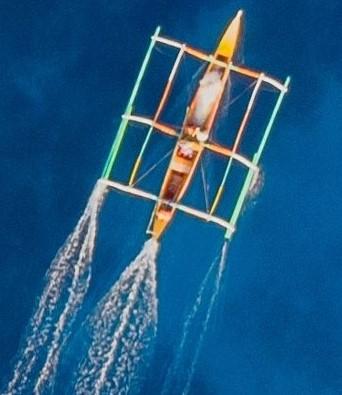
#> input picture Session 2/Photos/boat.jpg, 342 x 395 px, found by its file name
$ python 'Session 2.py'
#> lines starting #> are read from the running program, lines starting #| are printed output that depends on the picture
import cv2

##################################################\

boat = cv2.imread(r"Photos\boat.jpg")
#> boat is the input picture: shape (395, 342, 3); mean B, G, R 130.6, 88.5, 29.9
red = cv2.imread("Photos/RED.png")
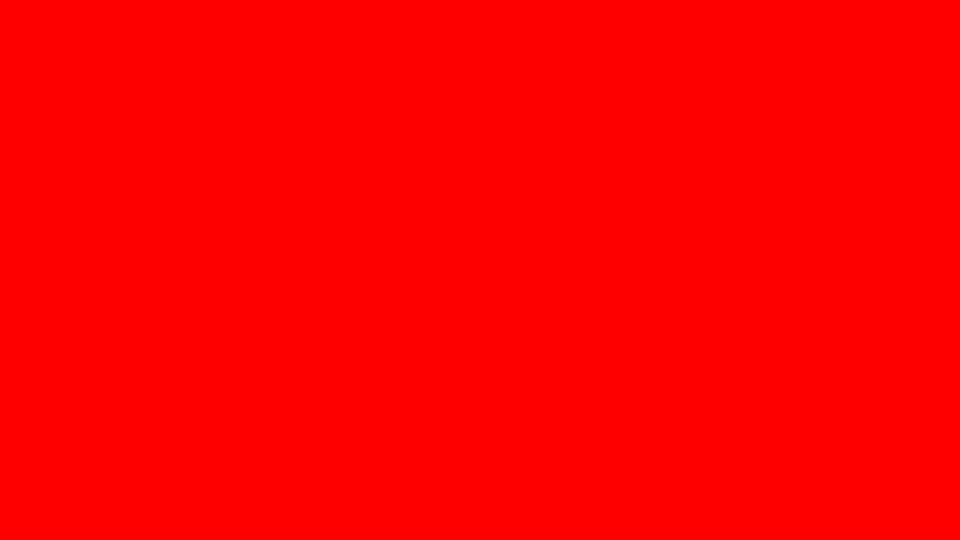
#> input picture Session 2/Photos/RED.png, 1920 x 1080 px (shown at 1/2 size)
#> red is the input picture: shape (1080, 1920, 3); mean B, G, R 0, 0, 255
Strawberries = cv2.imread("Photos/Strawberries.jpg")
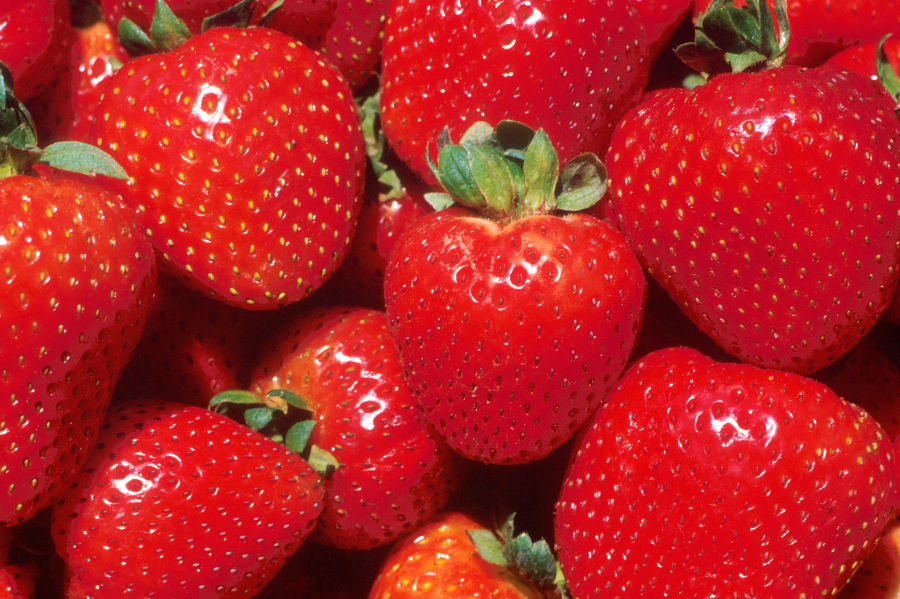
#> input picture Session 2/Photos/Strawberries.jpg, 2700 x 1796 px (shown at 1/3 size)
#> Strawberries is the input picture: shape (1796, 2700, 3); mean B, G, R 35.8, 34.3, 181.7
tumor = cv2.imread("Photos/tumor.jpg")
Vid = cv2.VideoCapture(r"Photos/vid.mp4")

#######################################################


print (boat.shape ,end="\n\n")
#| (395, 342, 3)
cv2.imshow("boat" , boat)
cv2.waitKey(0)

########################################################

print("===================================================")

print("Bfore")
print (red.shape)
#| (1080, 1920, 3)
cv2.imshow("img" , red)
cv2.waitKey(0)

RRed = cv2.resize(red , (720, 600))
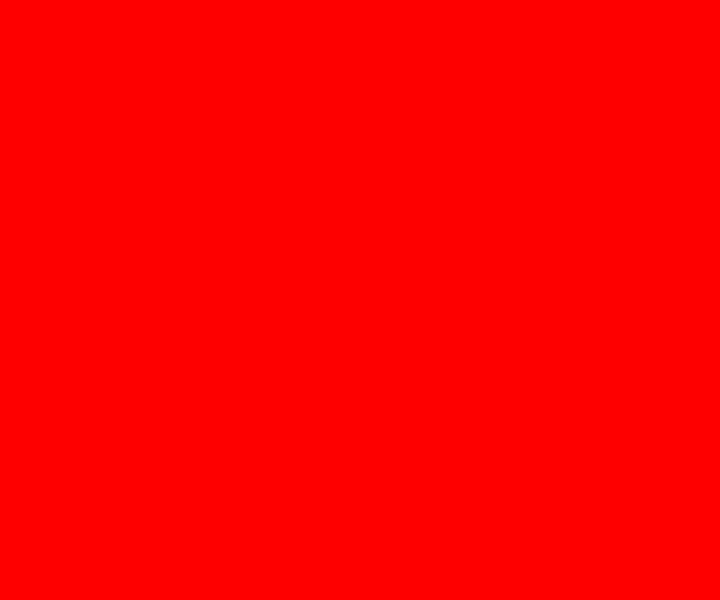
#> RRed: shape (600, 720, 3); mean B, G, R 0, 0, 255

print("After")
print (RRed.shape)
#| (600, 720, 3)
cv2.imshow("Resized img " , RRed)
cv2.waitKey(0)

print("===================================================")

##############################################################


while True :
     Succes , Frame =Vid.read()
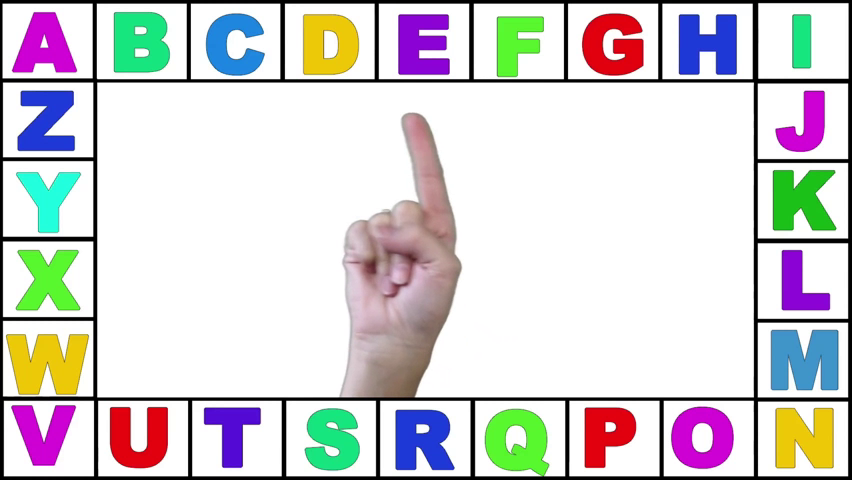
#> input picture frame 18 of Session 2/Photos/vid.mp4, 852 x 480 px
#> Frame is the input picture: shape (480, 852, 3); mean B, G, R 212.2, 211.1, 213.7
     Rframe = cv2.resize(Frame , (720 , 600))
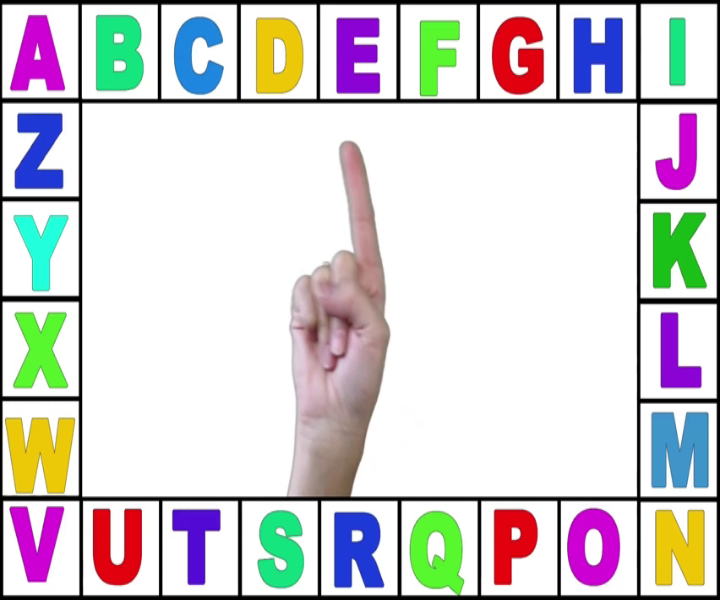
#> Rframe: shape (600, 720, 3); mean B, G, R 212.2, 211.1, 213.6

     cv2.imshow("Frame" , Rframe)
     cv2.waitKey(10)


cv2.destroyAllWindows()
